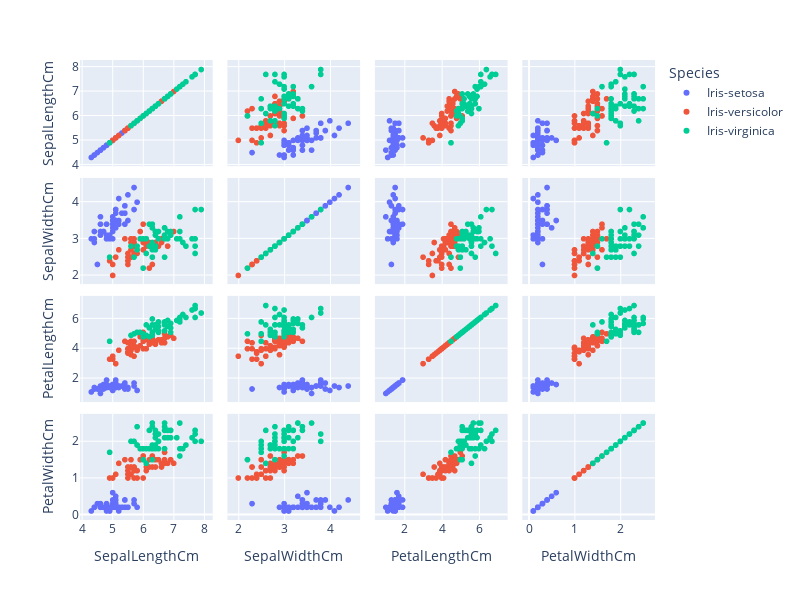

Notebook code for this chart:
### Markdown cell above
### Pair Plot (Scatter Matrix) with Plotly
https://plotly.com/python/splom/

### Code cell
fig = px.scatter_matrix(iris,
                        dimensions=['SepalLengthCm','SepalWidthCm','PetalLengthCm', 'PetalWidthCm'], 
                        color='Species')

fig.update_layout(width=800, height=600)
fig.show()

### Figure 1 — Plotly figure (JSON) as saved in the notebook; plotly's stock layout.template omitted (floating-point values rounded to 4 significant figures)
{"data": [{"dimensions": [{"axis": {"matches": true}, "label": "SepalLengthCm", "values": [5.1, 4.9, 4.7, 4.6, 5, 5.4, 4.6, 5, 4.4, 4.9, 5.4, 4.8, 4.8, 4.3, 5.8, 5.7, 5.4, 5.1, 5.7, 5.1, 5.4, 5.1, 4.6, 5.1, 4.8, 5, 5, 5.2, 5.2, 4.7, 4.8, 5.4, 5.2, 5.5, 4.9, 5, 5.5, 4.9, 4.4, 5.1, 5, 4.5, 4.4, 5, 5.1, 4.8, 5.1, 4.6, 5.3, 5]}, {"axis": {"matches": true}, "label": "SepalWidthCm", "values": [3.5, 3, 3.2, 3.1, 3.6, 3.9, 3.4, 3.4, 2.9, 3.1, 3.7, 3.4, 3, 3, 4, 4.4, 3.9, 3.5, 3.8, 3.8, 3.4, 3.7, 3.6, 3.3, 3.4, 3, 3.4, 3.5, 3.4, 3.2, 3.1, 3.4, 4.1, 4.2, 3.1, 3.2, 3.5, 3.1, 3, 3.4, 3.5, 2.3, 3.2, 3.5, 3.8, 3, 3.8, 3.2, 3.7, 3.3]}, {"axis": {"matches": true}, "label": "PetalLengthCm", "values": [1.4, 1.4, 1.3, 1.5, 1.4, 1.7, 1.4, 1.5, 1.4, 1.5, 1.5, 1.6, 1.4, 1.1, 1.2, 1.5, 1.3, 1.4, 1.7, 1.5, 1.7, 1.5, 1, 1.7, 1.9, 1.6, 1.6, 1.5, 1.4, 1.6, 1.6, 1.5, 1.5, 1.4, 1.5, 1.2, 1.3, 1.5, 1.3, 1.5, 1.3, 1.3, 1.3, 1.6, 1.9, 1.4, 1.6, 1.4, 1.5, 1.4]}, {"axis": {"matches": true}, "label": "PetalWidthCm", "values": [0.2, 0.2, 0.2, 0.2, 0.2, 0.4, 0.3, 0.2, 0.2, 0.1, 0.2, 0.2, 0.1, 0.1, 0.2, 0.4, 0.4, 0.3, 0.3, 0.3, 0.2, 0.4, 0.2, 0.5, 0.2, 0.2, 0.4, 0.2, 0.2, 0.2, 0.2, 0.4, 0.1, 0.2, 0.1, 0.2, 0.2, 0.1, 0.2, 0.2, 0.3, 0.3, 0.2, 0.6, 0.4, 0.3, 0.2, 0.2, 0.2, 0.2]}], "hovertemplate": "Species=Iris-setosa<br>%{xaxis.title.text}=%{x}<br>%{yaxis.title.text}=%{y}<extra></extra>", "legendgroup": "Iris-setosa", "marker": {"color": "#636efa", "symbol": "circle"}, "name": "Iris-setosa", "showlegend": true, "type": "splom"}, {"dimensions": [{"axis": {"matches": true}, "label": "SepalLengthCm", "values": [7, 6.4, 6.9, 5.5, 6.5, 5.7, 6.3, 4.9, 6.6, 5.2, 5, 5.9, 6, 6.1, 5.6, 6.7, 5.6, 5.8, 6.2, 5.6, 5.9, 6.1, 6.3, 6.1, 6.4, 6.6, 6.8, 6.7, 6, 5.7, 5.5, 5.5, 5.8, 6, 5.4, 6, 6.7, 6.3, 5.6, 5.5, 5.5, 6.1, 5.8, 5, 5.6, 5.7, 5.7, 6.2, 5.1, 5.7]}, {"axis": {"matches": true}, "label": "SepalWidthCm", "values": [3.2, 3.2, 3.1, 2.3, 2.8, 2.8, 3.3, 2.4, 2.9, 2.7, 2, 3, 2.2, 2.9, 2.9, 3.1, 3, 2.7, 2.2, 2.5, 3.2, 2.8, 2.5, 2.8, 2.9, 3, 2.8, 3, 2.9, 2.6, 2.4, 2.4, 2.7, 2.7, 3, 3.4, 3.1, 2.3, 3, 2.5, 2.6, 3, 2.6, 2.3, 2.7, 3, 2.9, 2.9, 2.5, 2.8]}, {"axis": {"matches": true}, "label": "PetalLengthCm", "values": [4.7, 4.5, 4.9, 4, 4.6, 4.5, 4.7, 3.3, 4.6, 3.9, 3.5, 4.2, 4, 4.7, 3.6, 4.4, 4.5, 4.1, 4.5, 3.9, 4.8, 4, 4.9, 4.7, 4.3, 4.4, 4.8, 5, 4.5, 3.5, 3.8, 3.7, 3.9, 5.1, 4.5, 4.5, 4.7, 4.4, 4.1, 4, 4.4, 4.6, 4, 3.3, 4.2, 4.2, 4.2, 4.3, 3, 4.1]}, {"axis": {"matches": true}, "label": "PetalWidthCm", "values": [1.4, 1.5, 1.5, 1.3, 1.5, 1.3, 1.6, 1, 1.3, 1.4, 1, 1.5, 1, 1.4, 1.3, 1.4, 1.5, 1, 1.5, 1.1, 1.8, 1.3, 1.5, 1.2, 1.3, 1.4, 1.4, 1.7, 1.5, 1, 1.1, 1, 1.2, 1.6, 1.5, 1.6, 1.5, 1.3, 1.3, 1.3, 1.2, 1.4, 1.2, 1, 1.3, 1.2, 1.3, 1.3, 1.1, 1.3]}], "hovertemplate": "Species=Iris-versicolor<br>%{xaxis.title.text}=%{x}<br>%{yaxis.title.text}=%{y}<extra></extra>", "legendgroup": "Iris-versicolor", "marker": {"color": "#EF553B", "symbol": "circle"}, "name": "Iris-versicolor", "showlegend": true, "type": "splom"}, {"dimensions": [{"axis": {"matches": true}, "label": "SepalLengthCm", "values": [6.3, 5.8, 7.1, 6.3, 6.5, 7.6, 4.9, 7.3, 6.7, 7.2, 6.5, 6.4, 6.8, 5.7, 5.8, 6.4, 6.5, 7.7, 7.7, 6, 6.9, 5.6, 7.7, 6.3, 6.7, 7.2, 6.2, 6.1, 6.4, 7.2, 7.4, 7.9, 6.4, 6.3, 6.1, 7.7, 6.3, 6.4, 6, 6.9, 6.7, 6.9, 5.8, 6.8, 6.7, 6.7, 6.3, 6.5, 6.2, 5.9]}, {"axis": {"matches": true}, "label": "SepalWidthCm", "values": [3.3, 2.7, 3, 2.9, 3, 3, 2.5, 2.9, 2.5, 3.6, 3.2, 2.7, 3, 2.5, 2.8, 3.2, 3, 3.8, 2.6, 2.2, 3.2, 2.8, 2.8, 2.7, 3.3, 3.2, 2.8, 3, 2.8, 3, 2.8, 3.8, 2.8, 2.8, 2.6, 3, 3.4, 3.1, 3, 3.1, 3.1, 3.1, 2.7, 3.2, 3.3, 3, 2.5, 3, 3.4, 3]}, {"axis": {"matches": true}, "label": "PetalLengthCm", "values": [6, 5.1, 5.9, 5.6, 5.8, 6.6, 4.5, 6.3, 5.8, 6.1, 5.1, 5.3, 5.5, 5, 5.1, 5.3, 5.5, 6.7, 6.9, 5, 5.7, 4.9, 6.7, 4.9, 5.7, 6, 4.8, 4.9, 5.6, 5.8, 6.1, 6.4, 5.6, 5.1, 5.6, 6.1, 5.6, 5.5, 4.8, 5.4, 5.6, 5.1, 5.1, 5.9, 5.7, 5.2, 5, 5.2, 5.4, 5.1]}, {"axis": {"matches": true}, "label": "PetalWidthCm", "values": [2.5, 1.9, 2.1, 1.8, 2.2, 2.1, 1.7, 1.8, 1.8, 2.5, 2, 1.9, 2.1, 2, 2.4, 2.3, 1.8, 2.2, 2.3, 1.5, 2.3, 2, 2, 1.8, 2.1, 1.8, 1.8, 1.8, 2.1, 1.6, 1.9, 2, 2.2, 1.5, 1.4, 2.3, 2.4, 1.8, 1.8, 2.1, 2.4, 2.3, 1.9, 2.3, 2.5, 2.3, 1.9, 2, 2.3, 1.8]}], "hovertemplate": "Species=Iris-virginica<br>%{xaxis.title.text}=%{x}<br>%{yaxis.title.text}=%{y}<extra></extra>", "legendgroup": "Iris-virginica", "marker": {"color": "#00cc96", "symbol": "circle"}, "name": "Iris-virginica", "showlegend": true, "type": "splom"}], "layout": {"dragmode": "select", "height": 600, "legend": {"title": {"text": "Species"}, "tracegroupgap": 0}, "margin": {"t": 60}, "width": 800, "xaxis": {"autorange": true, "range": [3.93, 8.27], "type": "linear"}, "xaxis2": {"autorange": true, "range": [1.753, 4.647], "type": "linear"}, "xaxis3": {"autorange": true, "range": [0.393, 7.507], "type": "linear"}, "xaxis4": {"autorange": true, "range": [-0.1469, 2.747], "type": "linear"}, "yaxis": {"autorange": true, "range": [3.93, 8.27], "type": "linear"}, "yaxis2": {"autorange": true, "range": [1.753, 4.647], "type": "linear"}, "yaxis3": {"autorange": true, "range": [0.393, 7.507], "type": "linear"}, "yaxis4": {"autorange": true, "range": [-0.1469, 2.747], "type": "linear"}}}
